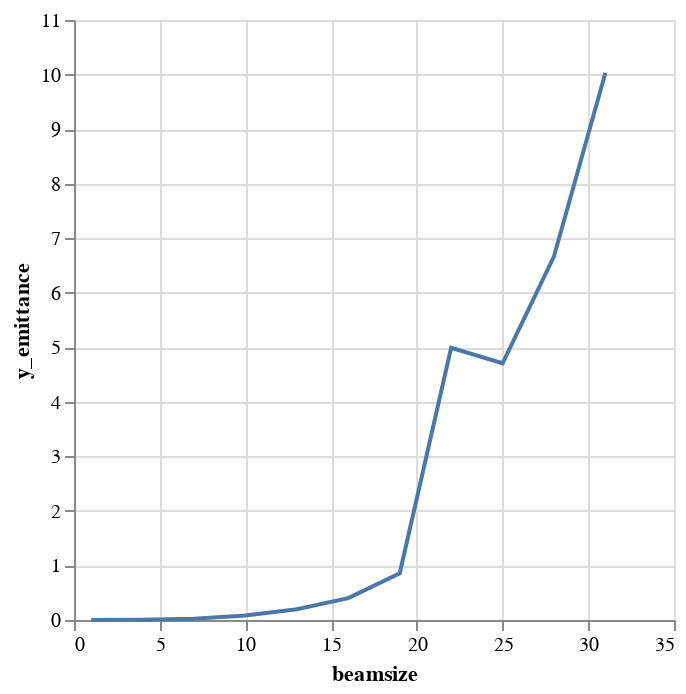

Here is the notebook cell this chart was saved with:
### Code cell
alt.Chart(emit_df).mark_line().encode(
    x='beamsize',
    y='y_emittance',
)

### Figure 1 — Vega-Lite specification as saved in the notebook (floating-point values rounded to 4 significant figures)
{"$schema": "https://vega.github.io/schema/vega-lite/v1.2.1.json", "data": {"values": [{"beamsize": 1, "losses": 0, "relbeta": 0.002308, "sourceID": 16777217, "sourceName": "bs_1", "x_emittance": 0.00299, "x_norm_emittance": 6.902e-06, "y_emittance": 6.686e-05, "y_norm_emittance": 1.543e-07}, {"beamsize": 4, "losses": 0, "relbeta": 0.002308, "sourceID": 16777218, "sourceName": "bs_4", "x_emittance": 0.1047, "x_norm_emittance": 0.0002417, "y_emittance": 0.004292, "y_norm_emittance": 9.907e-06}, {"beamsize": 7, "losses": 0, "relbeta": 0.002308, "sourceID": 16777219, "sourceName": "bs_7", "x_emittance": 0.6383, "x_norm_emittance": 0.001474, "y_emittance": 0.02164, "y_norm_emittance": 4.995e-05}, {"beamsize": 10, "losses": 0, "relbeta": 0.002308, "sourceID": 16777220, "sourceName": "bs_10", "x_emittance": 1.887, "x_norm_emittance": 0.004357, "y_emittance": 0.08267, "y_norm_emittance": 0.0001908}, {"beamsize": 13, "losses": 1, "relbeta": 0.002308, "sourceID": 16777221, "sourceName": "bs_13", "x_emittance": 5.148, "x_norm_emittance": 0.01188, "y_emittance": 0.1961, "y_norm_emittance": 0.0004526}, {"beamsize": 16, "losses": 13, "relbeta": 0.002308, "sourceID": 16777222, "sourceName": "bs_16", "x_emittance": 9.592, "x_norm_emittance": 0.02214, "y_emittance": 0.4002, "y_norm_emittance": 0.0009238}, {"beamsize": 19, "losses": 33, "relbeta": 0.002308, "sourceID": 16777223, "sourceName": "bs_19", "x_emittance": 16.19, "x_norm_emittance": 0.03737, "y_emittance": 0.857, "y_norm_emittance": 0.001978}, {"beamsize": 22, "losses": 54, "relbeta": 0.002308, "sourceID": 16777224, "sourceName": "bs_22", "x_emittance": 17.16, "x_norm_emittance": 0.03961, "y_emittance": 4.991, "y_norm_emittance": 0.01152}, {"beamsize": 25, "losses": 109, "relbeta": 0.002308, "sourceID": 16777225, "sourceName": "bs_25", "x_emittance": 21.97, "x_norm_emittance": 0.05073, "y_emittance": 4.707, "y_norm_emittance": 0.01087}, {"beamsize": 28, "losses": 151, "relbeta": 0.002308, "sourceID": 16777226, "sourceName": "bs_28", "x_emittance": 23.18, "x_norm_emittance": 0.05352, "y_emittance": 6.667, "y_norm_emittance": 0.01539}, {"beamsize": 31, "losses": 184, "relbeta": 0.002308, "sourceID": 16777227, "sourceName": "bs_31", "x_emittance": 25.49, "x_norm_emittance": 0.05884, "y_emittance": 10.03, "y_norm_emittance": 0.02316}]}, "encoding": {"x": {"field": "beamsize", "type": "quantitative"}, "y": {"field": "y_emittance", "type": "quantitative"}}, "mark": "line"}
